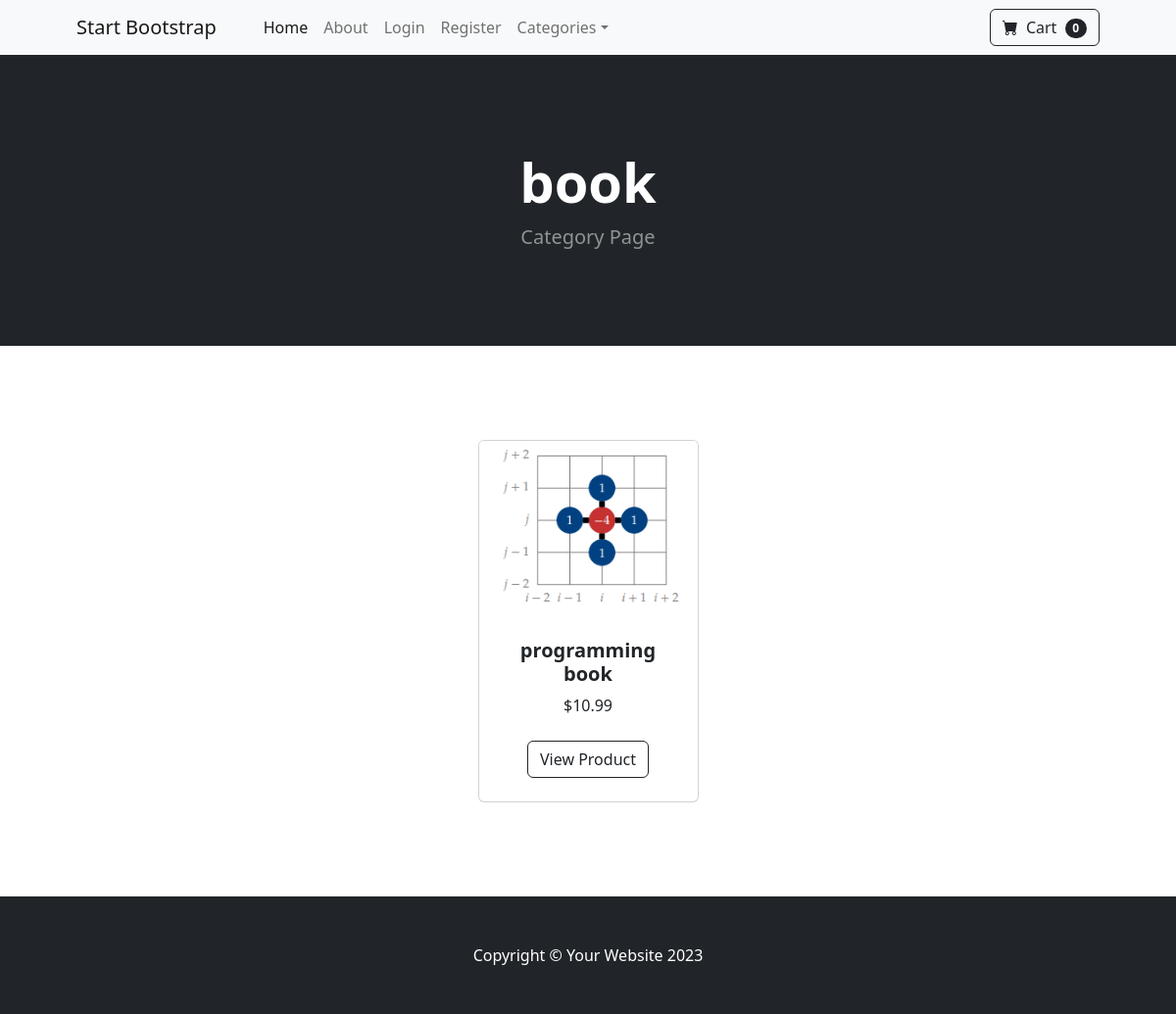
Before: /category/book with the older database file.
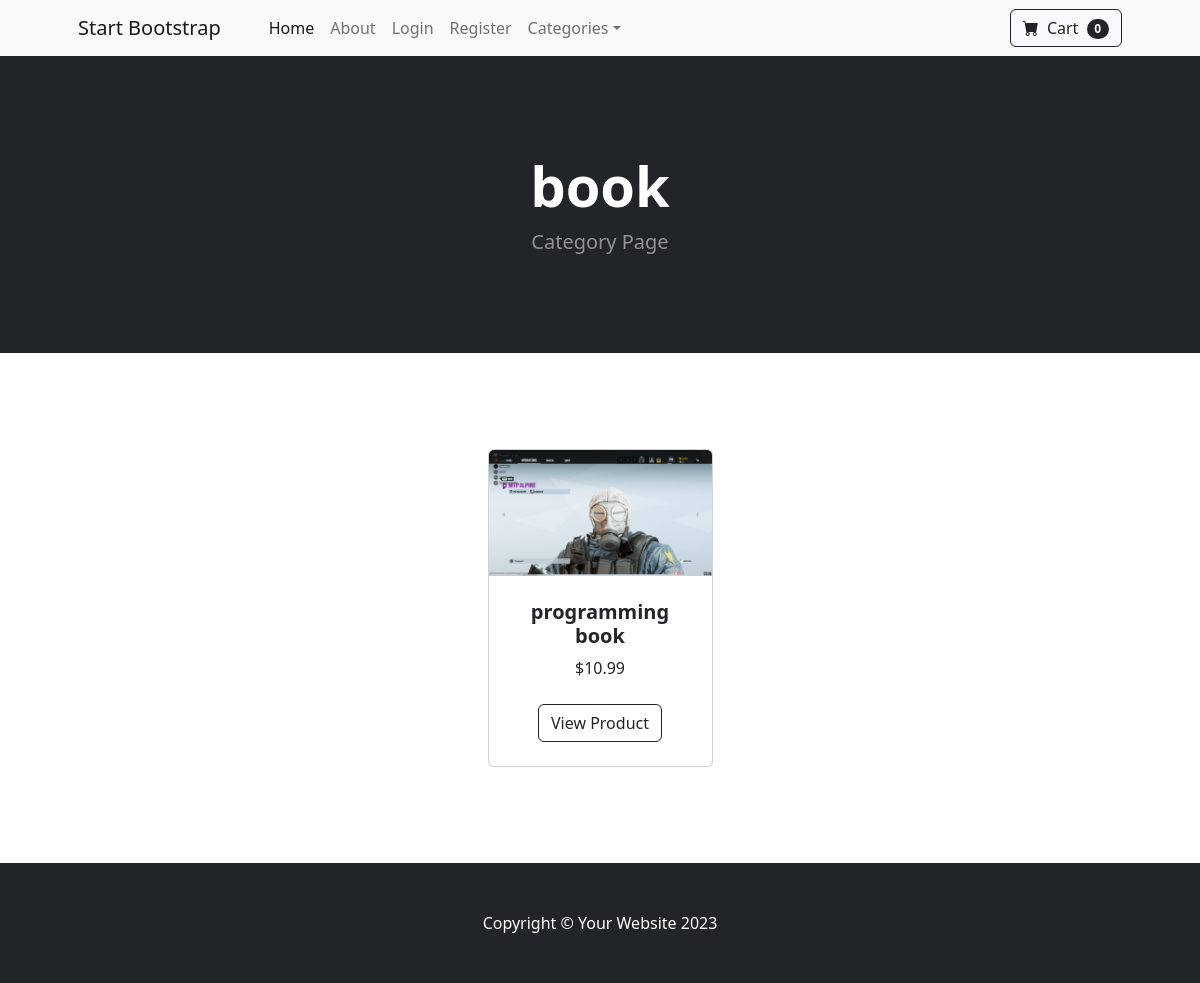
After: the same page with the newer database file.
### store/models.py (models this page shows, shortened)
class Product(models.Model):
    name = models.CharField(max_length=50)
    price = models.DecimalField(max_digits=6, decimal_places=2, default=0)
    description = models.TextField(blank=True, null=True, max_length=250)
    category = models.ForeignKey(Category, on_delete=models.CASCADE, default=1)
    image = models.ImageField(upload_to='uploads/product/')
    on_sale = models.BooleanField(default=False)
    sale_price = models.DecimalField(max_digits=6, decimal_places=2, default=0)

### store/views.py (the view)
# urls.py: path('category/<str:foo>', views.category, name='category'),
def category(request, foo):
    foo = foo.replace("-", " ")
    categories = Category.objects.all()
    try:
        category = Category.objects.get(name=foo)
        products = Product.objects.filter(category=category)
        return render(request, 'category.html',
                      {'category': category, 'products': products, 'categories': categories})
    except:
        messages.success(request, 'THIS CATEGORY IS NOT AVAILABLE')
        return redirect('home')

### cart/cart.py (called while the page is built)
    def __len__(self):
        return len(self.cart)

### cart/context_processors.py (called while the page is built)
def cart(request):
    return {'cart': Cart(request)}

### store/models.py (called while the page is built)
    def __str__(self):
        return self.name

### store/templates/category.html
{% extends 'base.html' %}
{% load static %}
       {% block content %}
        <header class="bg-dark py-5">
            <div class="container px-4 px-lg-5 my-5">
                <div class="text-center text-white">
                    <h1 class="display-4 fw-bolder">{{ category }}</h1>
                    <p class="lead fw-normal text-white-50 mb-0">Category Page</p>
                </div>
            </div>
        </header>
        <section class="py-5">
            <div class="container px-4 px-lg-5 mt-5">
                <div class="row gx-4 gx-lg-5 row-cols-2 row-cols-md-3 row-cols-xl-4 justify-content-center">
                    {% for product in products %}
                        {% if product.on_sale %}
                    <div class="col mb-5">
                        <div class="card h-100">
                            <div class="badge bg-dark text-white position-absolute" style="top: 0.5rem; right: 0.5rem">Sale</div>
                            <img class="card-img-top" src="{{ product.image.url }}" alt="..." />
                            <div class="card-body p-4">
                                <div class="text-center">
                                    <h5 class="fw-bolder">{{ product.name }}</h5>
                                   <strike>${{ product.price }}</strike>
                                      {{ product.sale_price }}
                                </div>
                            </div>
                            <div class="card-footer p-4 pt-0 border-top-0 bg-transparent">
                                <div class="text-center"><a class="btn btn-outline-dark mt-auto" href="{% url 'product' product.id %}">View Product</a></div>
                            </div>
                        </div>
                    </div>
                        {% else %}
                                                <div class="col mb-5">
                        <div class="card h-100">
                            <img class="card-img-top" src="{{ product.image.url }}" alt="..." />
                            <div class="card-body p-4">
                                <div class="text-center">
                                    <h5 class="fw-bolder">{{ product.name }}</h5>
                                    ${{ product.price }}
                                </div>
                            </div>
                            <div class="card-footer p-4 pt-0 border-top-0 bg-transparent">
                                <div class="text-center"><a class="btn btn-outline-dark mt-auto" href="{% url 'product' product.id %}">View Product</a></div>
                            </div>
                        </div>
                    </div>
                   {% endif %}
                {% endfor %}
            </div>
        </section>
{% endblock %}

Changed rows visible on the page:
changed Product "programming book": image: a different picture
